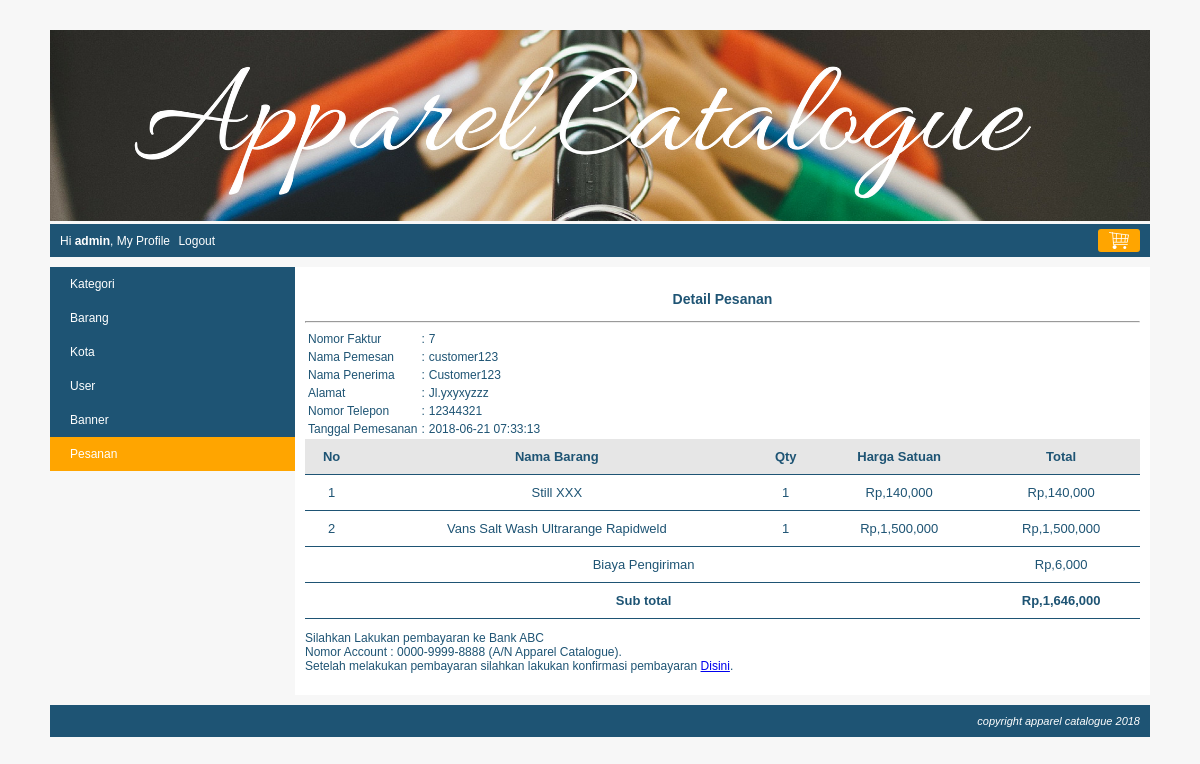
The app's page /index.php?page=my_profile&module=pesanan&action=detail&pesanan_id=7 (signed in) with its own data.
### tables this page shows
CREATE TABLE `pesanan` (
  `pesanan_id` int(10) NOT NULL,
  `kota_id` int(10) NOT NULL,
  `user_id` int(10) NOT NULL,
  `nama_penerima` varchar(150) NOT NULL,
  `nomor_telepon` varchar(15) NOT NULL,
  `alamat` varchar(300) NOT NULL,
  `tanggal_pemesanan` datetime NOT NULL,
  `status` tinyint(4) NOT NULL
);

CREATE TABLE `user` (
  `user_id` int(10) NOT NULL,
  `level` varchar(30) NOT NULL,
  `nama` varchar(150) NOT NULL,
  `email` varchar(160) NOT NULL,
  `alamat` varchar(400) NOT NULL,
  `phone` varchar(15) NOT NULL,
  `password` varchar(300) NOT NULL,
  `status` enum('on','off') NOT NULL
);

CREATE TABLE `pesanan_detail` (
  `pesanan_id` int(10) NOT NULL,
  `barang_id` int(10) NOT NULL,
  `quantity` tinyint(2) NOT NULL,
  `harga` int(10) NOT NULL
);

CREATE TABLE `barang` (
  `barang_id` int(10) NOT NULL,
  `kategori_id` int(10) NOT NULL,
  `nama_barang` varchar(250) NOT NULL,
  `spesifikasi` text NOT NULL,
  `gambar` varchar(300) NOT NULL,
  `harga` int(10) NOT NULL,
  `stok` tinyint(1) NOT NULL,
  `status` enum('on','off') NOT NULL
);

CREATE TABLE `kota` (
  `kota_id` int(10) NOT NULL,
  `kota` varchar(150) NOT NULL,
  `tarif` int(10) NOT NULL,
  `status` enum('on','off') NOT NULL
);

### function/helper.php (called while the page is built, shortened)
<?php
	function rupiah($nilai = 0){
		$string = "Rp,". number_format($nilai);
		return $string;
	}

### module/pesanan/detail.php (the view, shortened to what this page needs)
<?php
	$pesanan_id= $_GET["pesanan_id"];
	$query = mysqli_query($koneksi, "SELECT pesanan.nama_penerima, pesanan.nomor_telepon, pesanan.alamat, pesanan.tanggal_pemesanan, user.nama, kota.kota, kota.tarif FROM pesanan JOIN user ON pesanan.user_id=user.user_id JOIN kota ON kota.kota_id=pesanan.kota_id WHERE pesanan.pesanan_id='$pesanan_id'");
	$row=mysqli_fetch_assoc($query);
	$tanggal_pemesanan = $row['tanggal_pemesanan'];
	$nama_penerima = $row['nama_penerima'];
	$nomor_telepon = $row['nomor_telepon'];
	$alamat = $row['alamat'];
	$tarif = $row['tarif'];
	$nama = $row['nama'];
?>
<div id="frame-faktur">
	<h3><center>Detail Pesanan</center></h3>
	<hr/>
	<table>
		<tr>
			<td>Nomor Faktur</td>
			<td>:</td>
			<td><?php echo $pesanan_id; ?></td>
		</tr>
		<tr>
			<td>Nama Pemesan</td>
			<td>:</td>
			<td><?php echo $nama; ?></td>
		</tr>
		<tr>
			<td>Nama Penerima</td>
			<td>:</td>
			<td><?php echo $nama_penerima; ?></td>
		</tr>
		<tr>
			<td>Alamat</td>
			<td>:</td>
			<td><?php echo $alamat; ?></td>
		</tr>
		<tr>
			<td>Nomor Telepon</td>
			<td>:</td>
			<td><?php echo $nomor_telepon; ?></td>
		</tr>
		<tr>
			<td>Tanggal Pemesanan</td>
			<td>:</td>
			<td><?php echo $tanggal_pemesanan; ?></td>
		</tr>
	</table>
</div>
	<table class="table-list">
		<tr class="baris-title">
			<th class="no">No</th>
			<th class="kiri">Nama Barang</th>
			<th class="tengah">Qty</th>
			<th class="kanan">Harga Satuan</th>
			<th class="kanan">Total</th>
		</tr>
		<?php
			$queryDetail = mysqli_query($koneksi, "SELECT pesanan_detail.*, barang.nama_barang FROM pesanan_detail JOIN barang ON pesanan_detail.barang_id=barang.barang_id WHERE pesanan_detail.pesanan_id='$pesanan_id'");
			$no = 1;
			$subtotal = 0;
			while($rowDetail=mysqli_fetch_assoc($queryDetail)){
				$total = $rowDetail["harga"] * $rowDetail["quantity"];
				$subtotal = $subtotal + $total;
				echo "<tr>
						<td class='no'>$no</td>
						<td class='kiri'>$rowDetail[nama_barang]</td>
						<td class='tengah'>$rowDetail[quantity]</td>
						<td class='kanan'>".rupiah($rowDetail["harga"])."</td>
						<td class='kanan'>".rupiah($total)."</td>
					  </tr>";
				$no++;
			}
			$subtotal = $subtotal + $tarif;
		?>
		<tr>
			<td class="kanan" colspan="4">Biaya Pengiriman</td>
			<td class="kanan"><?php echo rupiah($tarif); ?></td>
		</tr>
		<tr>
			<td class="kanan" colspan="4"><b>Sub total</b></td>
			<td class="kanan"><b><?php echo rupiah($subtotal); ?></b></td>
		</tr>
	</table>
	<div id="frame-keterangan-pembayaran">
		<p>Silahkan Lakukan pembayaran ke Bank ABC<br/>
		   Nomor Account : 0000-9999-8888 (A/N Apparel Catalogue).<br/>
		   Setelah melakukan pembayaran silahkan lakukan konfirmasi pembayaran
		   <a href="<?php echo BASE_URL."index.php?page=my_profile&module=pesanan&action=konfirmasi_pembayaran&pesanan_id=$pesanan_id"?>">Disini</a>.
		</p>
	</div>

### css/style.css (style rules this page uses)
body { font-family:arial; font-size:12px; color:#1e5474; background:#F7F7F7; margin:0px; }
.table-list { width: 100%; border-collapse: collapse; }
.table-list tr { border-bottom: 1px solid #1e5474; }
.table-list tr.baris-title { background: #E6E6E6; }
.table-list tr th, .table-list tr td { padding: 10px 7px; font-size:13px; text-align: center; }
.kiri { text-align: left; font-size: 14-x; }
.tengah { text-align: center; }
.kanan { text-align: right; }

### records on screen
pesanan: user.nama "customer123", nama_penerima "Customer123", alamat "Jl.yxyxyzzz", nomor_telepon "12344321", tanggal_pemesanan "2018-06-21 07:33:13", kota.tarif "Rp,6,000"
pesanan_detail: barang_id.nama_barang "Still XXX", quantity "1", harga "Rp,140,000", rupiah($total) "Rp,140,000"
pesanan_detail: barang_id.nama_barang "Vans Salt Wash Ultrarange Rapidweld", quantity "1", harga "Rp,1,500,000", rupiah($total) "Rp,1,500,000"

### other values on screen
$nama "admin"
$pesanan_id "7"
rupiah($subtotal) "Rp,1,646,000"
